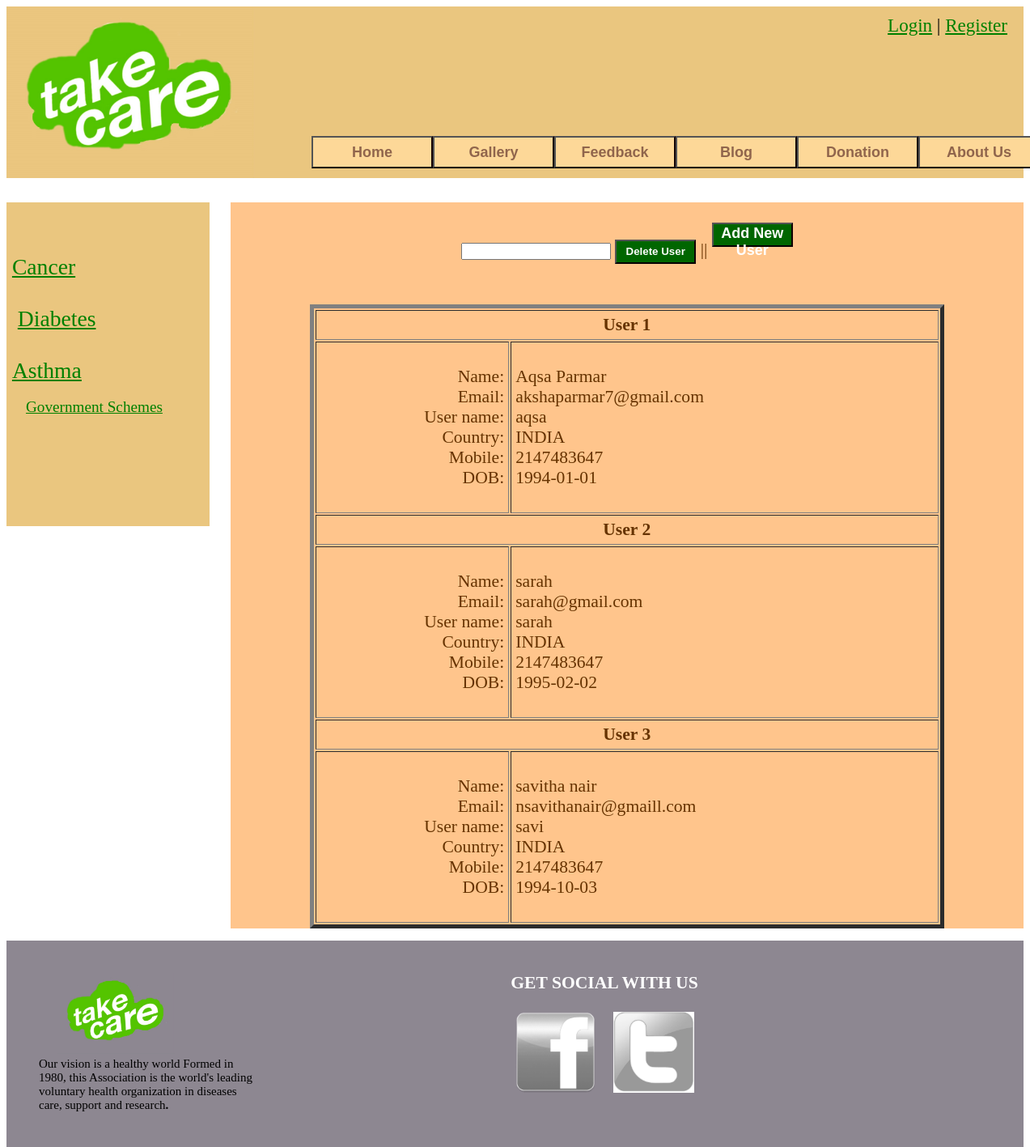
The page /take_care/accounts.php on the database its author committed.
### tables this page shows
CREATE TABLE IF NOT EXISTS `users` (
  `name` char(50) NOT NULL,
  `email` varchar(25) NOT NULL,
  `uname` varchar(10) NOT NULL,
  `password` varchar(20) NOT NULL,
  `country` char(15) DEFAULT NULL,
  `mob` int(10) NOT NULL,
  `dob` varchar(20) DEFAULT NULL,
  PRIMARY KEY (`uname`)
);

### take_care/accounts.php (the view, shortened to what this page needs)
<?php include 'layout.php'; ?><br>
	<div align="center"><form method="post" name="deleting" action="">
			 <input type="text" name="uname">
			<input type="submit" value="Delete User" name="del" class="btnExample3"> ||
	<button name="add" onclick="parent.location='register.php'" class="btnExample3"><font weight="bold" size="4">Add New User</font></button></form><br><br>
	<table align="center" style="width:80%;" cellpadding="5" border="5"></div>
	<?php
	$result = mysql_query("select * from users");
	$i=1;
	while( $row = mysql_fetch_array($result) )
	{
	echo "<tr><th colspan='2'>User ".$i;
?>
	<tr>
		<td  style="text-align:right;"><br>Name: <br>
			Email: <br>
			User name: <br>
			Country: <br>
			Mobile: <br>
			DOB: <br><br>
		<td  style="text-align:left;"><?php echo $row['name']."<br>".
						$row['email']."<br>".
						$row['uname']."<br>".
						$row['country']."<br>".
						$row['mob']."<br>".
						$row['dob']; ?>
			<br> </td>
	</tr>
<?php
	$i++;
	}
?>
</div></div><br>
<?php include 'footer.php';?>

### take_care/layout.php (shortened to what this page needs)
<!DOCTYPE html PUBLIC "-//W3C//DTD XHTML 1.0 Transitional//EN" "http://www.w3.org/TR/xhtml1/DTD/xhtml1-transitional.dtd">
<html xmlns="http://www.w3.org/1999/xhtml"><head>
<link rel="stylesheet" type="text/css" href="design.css" />
</head>
<body alink="green" link="green" vlink="green">
<div style="text-align: center; background-color: rgb(234, 198, 127); width: 100%; height: 212px;">
<div style="float: left; background-color: rgb(234, 198, 127); height: 200px; text-align: left; width: 300px;"><big style="font-weight: bold;">
<img style="width: 307px; height: 212px;" alt="tc" src="pizap.com14255645201653.jpg"> </big></div>
<div style="float: right; width: 70%; margin-right: 20px; margin-top:10px; text-align:right; height: 150px;">
<?php
	if(isset($_SESSION['admin']))
		echo '<big><big>Hi, <font color="brown">'.$_SESSION['name'].'</font> | <a href="accounts.php">User Accounts</a> | <a href="logout.php">Logout</a></big></big>';
	else if(isset($_SESSION['uname']))
		echo '<big><big>Hi, <font color="#brown">'.$_SESSION['name'].'</font> | <a href="logout.php">Logout</a></big></big>';
	else
		echo '<big><big><a href="login.php">Login</a> | <a href="register.php">Register</a></big></big>';
?>
</div>
<div style="float: right; width: 70%; margin-left: 20px; height: 62px;">
<table style="text-align: left; width: 515px;  " border="0" cellpadding="0" cellspacing="0">
<tbody style="margin-left: 23px; width: 585px;">
<tr>
<td> <button class="btnExample" name="home" onclick="parent.location='home.php'"><font weight="bold" size="4">Home</font></button> </td>
      <td> <button class="btnExample" name="gallery" onclick="parent.location='gallery.php'"><font weight="bold" size="4">Gallery</font></button> </td>
      <td> <button class="btnExample" name="feedback" onclick="parent.location='feedback.php'"><font weight="bold" size="4">Feedback</font></button> </td>
      <td> <button class="btnExample" name="blog" onclick="parent.location='blog.php'"><font weight="bold" size="4">Blog</font></button> </td>
	  <td> <button class="btnExample" name="donation" onclick="parent.location='donation.php'"><font weight="bold" size="4">Donation</font></button> </td>
<td> <button class="btnExample" name="about us" onclick="parent.location='aboutus.php'"><font weight="bold" size="4">About Us</font></button> </td>
</tr>
</tbody>
</table>
</div><br>
</div><div style="width=100%; margin-top:15px;">
<div style="width: 20%; float: left; background-color: rgb(234, 198, 127); vertical-align: top; height: 400px; margin-top:15px;">
<big><big><big>
<br><br>&nbsp;<a href="cancer.php">Cancer</a><br><br>&nbsp;
<a href="diabetes.php">Diabetes</a>
<br><br>&nbsp;<a href="asthma.php">Asthma</a></big></big></big><br><br>
	<big>&nbsp; &nbsp; &nbsp;<a href="gs.php">Government Schemes</a></big>
</div>
<div style="width: 2%; float: left; vertical-align: top; height: 200px;"></div>
<div style="width: 78%; float: left; background-color: rgb(255, 197, 140); vertical-align: top; margin-top:15px; font-size:18px; color:rgb(102,51,0);"><big>

### take_care/footer.php
<div style="width:100%; float:left; background-color: rgb(141, 135, 145); vertical-align: top; text-align: center; font-size:15px; margin-top:15px;">
<table style="text-align: left; width: 1170px; height: 202px;" border="0" cellpadding="0" cellspacing="40">
<tbody>
<tr>
<td style="text-align: left; vertical-align: top; height: 162px; width: 345px;">&nbsp;
&nbsp; &nbsp; <img style="width: 145px; height: 100px;" alt="tc" src="pizap.com14255645944244.jpg"><br>
Our
vision is a healthy world
Formed in 1980, this Association is the world's leading voluntary
health organization in diseases care, support and research<span style="font-weight: bold;">.</span> </td>
<td style="vertical-align: top; text-align: center; height: 150px; width: 699px;">
<big style="color: white;"><big><span style="font-weight: bold;">GET SOCIAL WITH US</span></big></big><br>
<table style="width: 782px; height: 150px; text-align: left; margin-left: auto; margin-right: auto;" border="0" cellpadding="0" cellspacing="0">
<tbody>
<tr>
<td style="text-align: center;">
<a href="https://www.facebook.com/pages/TAKE-CARE/811087222312098?sk=info&tab=page_info" target="_blank"><img style="width: 100px; height: 100px;" alt="FB" src="fb-logo-grey.png"></a> &nbsp; &nbsp;&nbsp;
<a href="https://twitter.com/takecare3415" target="_blank"><img style="width: 100px; height: 100px;" alt="T" src="twitter-logo-grey1_thumb.png"></td></a>
</tr>
</tbody>
</table>
</td>
</tr>
</tbody>
</table>
</div>
</body></html>

### take_care/design.css (style rules this page uses)
.btnExample { color: rgb(144,101,76); background: rgb(253,216,152); font-weight: bold; border: 1; height: 40px; width: 150px; border-right-color: rgb(102,0,0); }
.btnExample3 { color: rgb(255,255,255); background: rgb(0,102,0); font-weight: bold; border: 1; height: 30px; width: 100px; border-right-color: rgb(102,0,0); }

### rows shown on the page
users: name "Aqsa Parmar", email "akshaparmar7@gmail.com", uname "aqsa", country "INDIA", mob "2147483647", dob "1994-01-01"
users: name "sarah", email "sarah@gmail.com", uname "sarah", country "INDIA", mob "2147483647", dob "1995-02-02"
users: name "savitha nair", email "nsavithanair@gmaill.com", uname "savi", country "INDIA", mob "2147483647", dob "1994-10-03"
